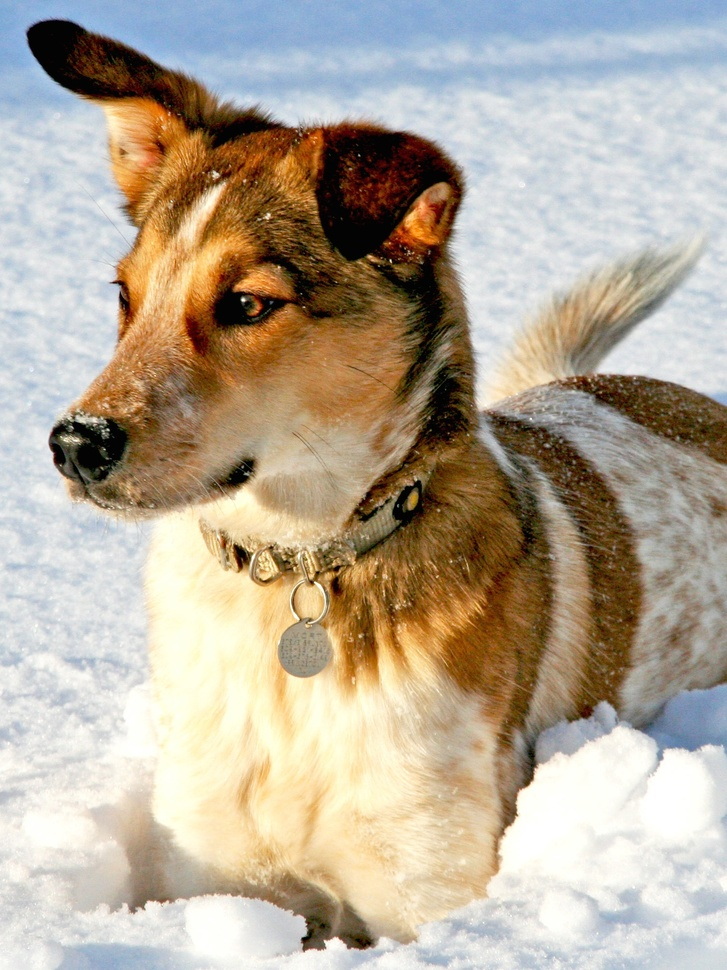
#> input picture src/dog.jpg, 727 x 970 px, shrunk from 1500 x 2000 before the run
$ jupyter execute --allow-errors 'Interpolation tutorials.ipynb'
#> lines starting #> are read from the running program, lines starting #| are printed output that depends on the picture
[cell 1]
import numpy as np

def bilinear_interpolation(x, y, points):
    """
    Perform bilinear interpolation.

    Parameters:
    x, y: coordinates of the point to interpolate
    points: a list of four points in the format [(x1, y1, value1), ..., (x4, y4, value4)]
    """

    # Sorting points to ensure they are in the correct order
    points = sorted(points)  # Sort by x, then by y

    # Extracting known points
    x1, y1, q11 = points[0]
    x2, y2, q21 = points[1]
    x3, y3, q12 = points[2]
    x4, y4, q22 = points[3]

    # Bilinear interpolation formula
    return (q11 * (x2 - x) * (y2 - y) +
            q21 * (x - x1) * (y2 - y) +
            q12 * (x2 - x) * (y - y1) +
            q22 * (x - x1) * (y - y1)) / ((x2 - x1) * (y2 - y1))

# Example usage
points = [(0, 0, 1), (1, 0, 2), (0, 1, 3), (1, 1, 4)]
x, y = 0.5, 0.5
#> (the rest of this cell did not finish here and is left out)

[cell 2]
from PIL import Image
import numpy as np

def resize_image(input_image_path, output_image_path, new_width, new_height):
#> called with input_image_path = 'dog.jpg', output_image_path = 'path_to_output_image.jpg', new_width = 200, new_height = 200
    with Image.open(input_image_path) as image:
        # Convert to numpy array
#> image is the input picture: PIL image 727x970 RGB; mean R, G, B 181.4, 169.5, 152
        data = np.asarray(image)

        # Get original dimensions
        old_height, old_width, num_channels = data.shape

        # Create a new array for the resized image
        resized_data = np.zeros((new_height, new_width, num_channels), dtype=np.uint8)

        for i in range(new_height):
            for j in range(new_width):
                # Map points to the original image
                x = (i / new_height) * old_height
                y = (j / new_width) * old_width

                # Calculate the nearest four points
                x1 = int(np.floor(x))
                y1 = int(np.floor(y))
                x2 = min(x1 + 1, old_height - 1)
                y2 = min(y1 + 1, old_width - 1)

                # Bilinear interpolation for each channel
                for c in range(num_channels):
                    q11 = data[x1, y1, c]
                    q21 = data[x2, y1, c]
                    q12 = data[x1, y2, c]
                    q22 = data[x2, y2, c]

                    val = ((q11 * (x2 - x) * (y2 - y) +
                            q21 * (x - x1) * (y2 - y) +
                            q12 * (x2 - x) * (y - y1) +
                            q22 * (x - x1) * (y - y1))
                           / ((x2 - x1) * (y2 - y1)))
                    resized_data[i, j, c] = int(val)
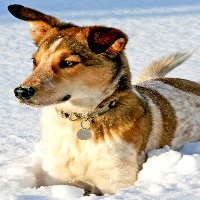
#> resized_data: shape (200, 200, 3); mean R, G, B 180.8, 169, 151.6

        # Convert back to an image and save
        resized_image = Image.fromarray(resized_data)
        resized_image.save(output_image_path)

# Example usage
resize_image('dog.jpg', 'path_to_output_image.jpg', 200, 200)

[cell 3]
import matplotlib.pyplot as plt
import numpy as np

# Assuming you have the 'bilinear_interpolation' function from the previous example

# Create a grid
x_values = np.linspace(0, 1, 10)
y_values = np.linspace(0, 1, 10)
z_values = np.zeros((len(x_values), len(y_values)))

# Define the known points
points = [(0, 0, 1), (1, 0, 2), (0, 1, 3), (1, 1, 4)]

# Interpolate values over the grid
for i, x in enumerate(x_values):
    for j, y in enumerate(y_values):
        z_values[i, j] = bilinear_interpolation(x, y, points)

# Plot
plt.imshow(z_values, extent=(0, 1, 0, 1), origin='lower')
plt.colorbar(label='Interpolated Value')
plt.title('Bilinear Interpolation Over a Grid')
plt.xlabel('X-axis')
plt.ylabel('Y-axis')
plt.show()
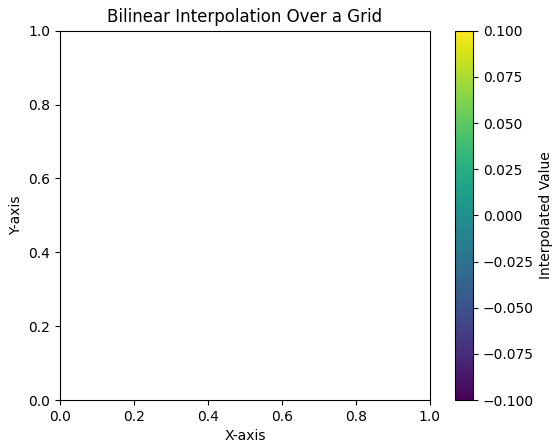
#> figure drawn by matplotlib, 2 panels

[cell 4]
from PIL import Image
import matplotlib.pyplot as plt

# Assuming you have the 'resize_image' function from the previous example

# Define paths
input_image_path = 'path_to_input_image.jpg'
resized_image_path = 'path_to_resized_image.jpg'

# Resize image
#> (the rest of this cell did not finish here and is left out)


# Load and display images
original_image = Image.open(input_image_path)
resized_image = Image.open(resized_image_path)

# Display side by side
plt.figure(figsize=(12, 6))
plt.subplot(1, 2, 1)
plt.imshow(original_image)
plt.title('Original Image')
plt.axis('off')

plt.subplot(1, 2, 2)
plt.imshow(resized_image)
plt.title('Resized Image')
plt.axis('off')

plt.show()

[cell 5]
import numpy as np
import matplotlib.pyplot as plt

def bilinear_interpolate(image, x, y):
#> called with image = array of shape (10, 10), x = 5.3, y = 6.8
    x0, y0 = int(x), int(y)
    x1, y1 = x0 + 1, y0 + 1

    Ia, Ib, Ic, Id = image[x0, y0], image[x0, y1], image[x1, y0], image[x1, y1]
#> Ia = 0.653; Ib = 0.253; Ic = 0.821; Id = 0.0971
    wa, wb, wc, wd = (x1 - x) * (y1 - y), (x1 - x) * (y - y0), (x - x0) * (y1 - y), (x - x0) * (y - y0)

    return wa * Ia + wb * Ib + wc * Ic + wd * Id

# Example usage
image = np.random.rand(10, 10)  # a random image
x, y = 5.3, 6.8
interpolated_value = bilinear_interpolate(image, x, y)
#> interpolated_value = 0.306
interpolated_value
#> Out = 0.306

[cell 6]
# Bicubic interpolation is more complex and would involve using Scipy's griddata or similar methods
from scipy.interpolate import griddata

def bicubic_interpolate(image, x, y):
#> called with image = array of shape (10, 10), x = 5.3, y = 6.8
    grid_x, grid_y = np.mgrid[0:image.shape[0], 0:image.shape[1]]
    points = np.vstack((grid_x.ravel(), grid_y.ravel())).T
    values = image.ravel()
#> values = 100 values, max 0.988 at index 52, min 0.0047 at index 99, mean 0.473
    return griddata(points, values, (x, y), method='cubic')

# Example usage
interpolated_value = bicubic_interpolate(image, 5.3, 6.8)
#> interpolated_value = 0.379
interpolated_value
#> Out = 0.379

[cell 7]
# Using PyKrige library for Kriging
from pykrige.ok import OrdinaryKriging
import pandas as pd

# Example data
data = pd.DataFrame({'X': [0, 1, 2], 'Y': [0, 1, 4], 'Z': [5, 3, 8]})

# Create an Ordinary Kriging model
#> (the rest of this cell did not finish here and is left out)

[cell 8]
from scipy.interpolate import Rbf

# Example data
x, y, z = np.array([0, 1, 2]), np.array([0, 1, 4]), np.array([5, 3, 8])

# RBF interpolation
rbf = Rbf(x, y, z, function='linear')
xi, yi = np.mgrid[0:3:1, 0:5:1]
zi = rbf(xi, yi)

[cell 9]
import numpy as np
import matplotlib.pyplot as plt

def bilinear_interpolate(image, x, y):
    x0, y0 = int(x), int(y)
    x1, y1 = x0 + 1, y0 + 1

    if x1 >= image.shape[1]:
        x1 = x0
    if y1 >= image.shape[0]:
        y1 = y0

    Ia, Ib, Ic, Id = image[y0, x0], image[y1, x0], image[y0, x1], image[y1, x1]
    wa, wb, wc, wd = (x1 - x) * (y1 - y), (x1 - x) * (y - y0), (x - x0) * (y1 - y), (x - x0) * (y - y0)

    return wa * Ia + wb * Ib + wc * Ic + wd * Id

# Example usage
image = np.random.rand(10, 10)  # a random image
x, y = 5.3, 6.8
interpolated_value = bilinear_interpolate(image, x, y)

# Visualization
plt.imshow(image, cmap='gray')
plt.colorbar(label='Pixel Value')
plt.scatter([x], [y], color='red')  # interpolated point
plt.text(x+0.2, y, f'Interpolated\nValue: {interpolated_value:.2f}', color='red')

# Marking the nearby grid points
for px, py in [(int(x), int(y)), (int(x)+1, int(y)), (int(x), int(y)+1), (int(x)+1, int(y)+1)]:
    if px < image.shape[1] and py < image.shape[0]:
        plt.scatter([px], [py], color='blue')
        plt.text(px+0.2, py, f'{image[py, px]:.2f}', color='blue')

plt.title('Bilinear Interpolation Visualization')
plt.xlabel('X-axis')
plt.ylabel('Y-axis')
plt.show()

[cell 10]
import numpy as np
from scipy.interpolate import griddata
import matplotlib.pyplot as plt

def bicubic_interpolate(image, x, y):
    """
    Perform bicubic interpolation on an image at a specific point (x, y).

    :param image: 2D numpy array representing the image
    :param x: x-coordinate for interpolation
    :param y: y-coordinate for interpolation
    :return: interpolated value at point (x, y)
    """
    grid_x, grid_y = np.mgrid[0:image.shape[0], 0:image.shape[1]]
    points = np.vstack((grid_x.ravel(), grid_y.ravel())).T
    values = image.ravel()
    return griddata(points, values, (x, y), method='cubic')

# Create a sample image for demonstration
image = np.random.rand(10, 10)  # A 10x10 random image

# Define the point for interpolation
x, y = 5.3, 6.8

# Perform bicubic interpolation
interpolated_value = bicubic_interpolate(image, x, y)

# Visualization
plt.imshow(image, cmap='gray')
plt.colorbar(label='Pixel Value')
plt.scatter([x], [y], color='red')  # Highlight the interpolated point
plt.text(x + 0.2, y, f'Interpolated Value: {interpolated_value:.2f}', color='red')
plt.title('Bicubic Interpolation Visualization')
plt.xlabel('X-axis')
plt.ylabel('Y-axis')
plt.show()

[cell 11]
import numpy as np
from scipy.interpolate import Rbf
import matplotlib.pyplot as plt

# Step 1: Setup Example Data
# Example data points
x, y, z = np.array([0, 1, 2]), np.array([0, 1, 4]), np.array([5, 3, 8])

# Step 2: Perform RBF Interpolation
# Creating the RBF interpolator
rbf = Rbf(x, y, z, function='linear')
# Defining the grid for interpolation
xi, yi = np.mgrid[0:3:1, 0:5:1]
# Performing the interpolation
zi = rbf(xi, yi)

# Step 3: Visualization
# Plotting the original data points
plt.scatter(x, y, c=z, s=100, edgecolor='black', label='Original Data Points')
# Plotting the interpolated surface
plt.imshow(zi, extent=[0, 2, 0, 4], origin='lower', cmap='viridis')
plt.colorbar(label='Interpolated Value')
# Additional plot settings
plt.title('RBF Interpolation Visualization')
plt.xlabel('X-axis')
plt.ylabel('Y-axis')
plt.legend()
plt.show()
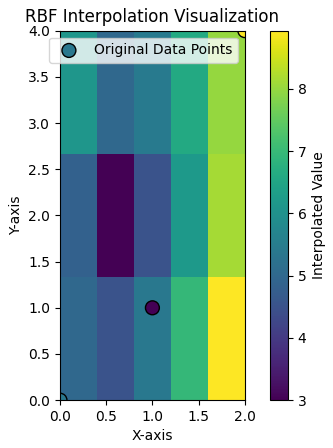
#> figure drawn by matplotlib, 2 panels

[cell 12]
import numpy as np
import matplotlib.pyplot as plt
from mpl_toolkits.mplot3d import Axes3D
from scipy.interpolate import griddata

# Step 1: Generate Gaussian Data
def gaussian_2d(x, y, x0, y0, xsig, ysig):
    return np.exp(-0.5 * (((x - x0) / xsig)**2 + ((y - y0) / ysig)**2))

x = np.linspace(0, 5, 50)
y = np.linspace(0, 5, 50)
x, y = np.meshgrid(x, y)
z = gaussian_2d(x, y, 2.5, 2.5, 1, 1)

# Step 2: Sample Sparsely
# Randomly select a number of points from the Gaussian data
np.random.seed(0)
indices = np.random.choice(x.size, size=200, replace=False)
sparse_x, sparse_y, sparse_z = x.ravel()[indices], y.ravel()[indices], z.ravel()[indices]

# Step 3: Interpolate
# Create a dense grid
xi, yi = np.linspace(0, 5, 100), np.linspace(0, 5, 100)
xi, yi = np.meshgrid(xi, yi)
zi = griddata((sparse_x, sparse_y), sparse_z, (xi, yi), method='cubic')

# Step 4: Visualization
fig = plt.figure(figsize=(12, 6))

# Plot sparse data
ax1 = fig.add_subplot(121, projection='3d')
ax1.scatter(sparse_x, sparse_y, sparse_z, color='red')
ax1.set_title('Sparse Gaussian Data')
ax1.set_xlabel('X')
ax1.set_ylabel('Y')
ax1.set_zlabel('Z')

# Plot interpolated data
ax2 = fig.add_subplot(122, projection='3d')
surf = ax2.plot_surface(xi, yi, zi, cmap='viridis', edgecolor='none')
fig.colorbar(surf, ax=ax2, shrink=0.5, aspect=5)
ax2.set_title('Interpolated Data on Dense Grid')
ax2.set_xlabel('X')
ax2.set_ylabel('Y')
ax2.set_zlabel('Z')

plt.show()
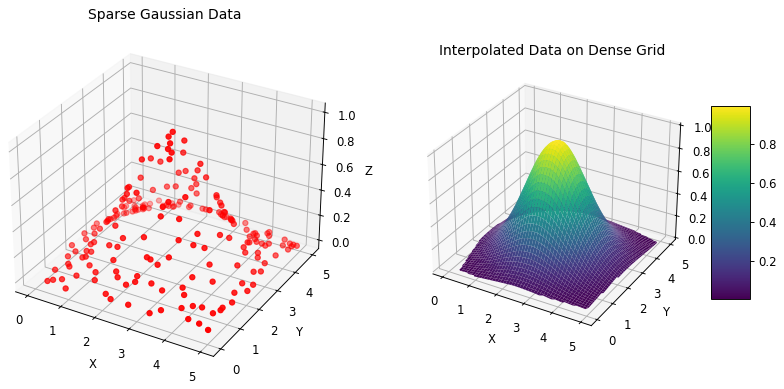
#> figure drawn by matplotlib, 3 panels

[cell 13]
import numpy as np
import matplotlib.pyplot as plt
from scipy.interpolate import griddata

# Step 1: Create Sparse Data Points
# Define 2x2 grid of points
x = np.array([0, 1])
y = np.array([0, 1])
x, y = np.meshgrid(x, y)
z = np.array([[1, 2], [3, 4]])  # Example values on the grid

# Flatten the arrays for interpolation
points = np.vstack((x.ravel(), y.ravel())).T
values = z.ravel()

# Step 2: Interpolate onto a Dense Grid
# Create a dense grid
xi, yi = np.linspace(0, 1, 50), np.linspace(0, 1, 50)
xi, yi = np.meshgrid(xi, yi)
zi = griddata(points, values, (xi, yi), method='linear')

# Step 3: Visualize the Results
fig = plt.figure(figsize=(8, 6))
ax = fig.add_subplot(111, projection='3d')

# Plot interpolated data as surface
surf = ax.plot_surface(xi, yi, zi, cmap='viridis', edgecolor='none')

# Plot original sparse data as points
ax.scatter(x, y, z, color='red', s=50)

# Add color bar and labels
fig.colorbar(surf, ax=ax, shrink=0.5, aspect=5)
ax.set_title('Bilinear Interpolation from 2x2 Sparse Data Points')
ax.set_xlabel('X-axis')
ax.set_ylabel('Y-axis')
ax.set_zlabel('Z-axis')

plt.show()
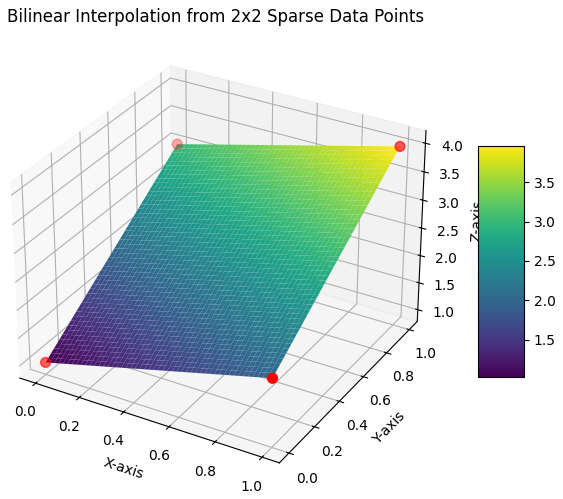
#> figure drawn by matplotlib, 2 panels

[cell 14]
import numpy as np
import matplotlib.pyplot as plt
from scipy.interpolate import griddata

# Step 1: Create Sparse Data Points
# Define a 2x2 grid of points
x = np.array([0, 0, 1, 1])
y = np.array([0, 1, 0, 1])
z = np.array([1, 2, 3, 4])  # Example values at the corners of the unit square

# Step 2: Create a Dense Grid for Interpolation
xi, yi = np.linspace(0, 1, 100), np.linspace(0, 1, 100)
xi, yi = np.meshgrid(xi, yi)

# Step 3: Perform Bilinear Interpolation
zi = griddata((x, y), z, (xi, yi), method='linear')

# Step 4: Generate the Contour Plot with Labels
plt.figure(figsize=(6, 5))
contour = plt.contourf(xi, yi, zi, levels=15, cmap='Spectral')
plt.colorbar(contour)

# Add contour labels
plt.contour(xi, yi, zi, levels=15, colors='black', linewidths=0.5)
plt.clabel(plt.contour(xi, yi, zi, levels=15, colors='black', linewidths=0.5), inline=True, fontsize=8)

# Step 5: Add Plot Titles and Labels
plt.title('Graph of Interpolant on Unit Square')
plt.xlabel('x')
plt.ylabel('y')

# Step 6: Show the Plot
plt.show()
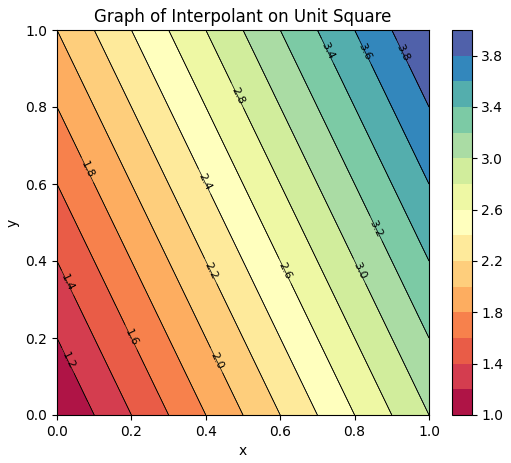
#> figure drawn by matplotlib, 2 panels

[cell 15]
import numpy as np
import matplotlib.pyplot as plt
from scipy.interpolate import griddata

# Step 1: Create Sparse Data Points
# Define a 2x2 grid of points
x = np.array([0, 0, 1, 1])
y = np.array([0, 1, 0, 1])
z = np.array([8, 0, -1, 5])  # Example values at the corners of the unit square

# Step 2: Create a Dense Grid for Interpolation
xi, yi = np.linspace(0, 1, 100), np.linspace(0, 1, 100)
xi, yi = np.meshgrid(xi, yi)

# Step 3: Perform Bilinear Interpolation
zi = griddata((x, y), z, (xi, yi), method='linear')

# Step 4: Generate the Contour Plot with Labels
plt.figure(figsize=(6, 5))
contour = plt.contourf(xi, yi, zi, levels=15, cmap='Spectral')
plt.colorbar(contour)

# Add contour labels
plt.contour(xi, yi, zi, levels=15, colors='black', linewidths=0.5)
plt.clabel(plt.contour(xi, yi, zi, levels=15, colors='black', linewidths=0.5), inline=True, fontsize=8)

# Step 5: Add Plot Titles and Labels
plt.title('Graph of Interpolant on Unit Square')
plt.xlabel('x')
plt.ylabel('y')

# Step 6: Show the Plot
plt.show()
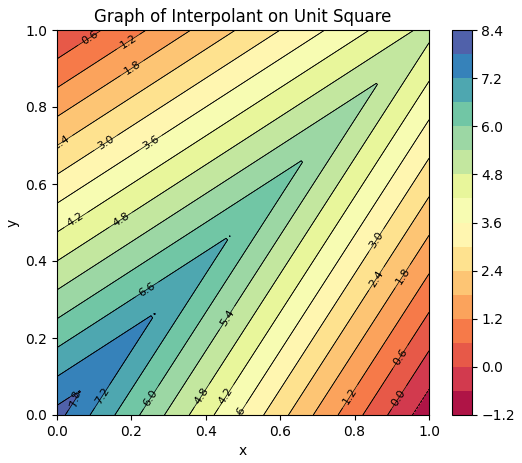
#> figure drawn by matplotlib, 2 panels

[cell 16]
import numpy as np
import matplotlib.pyplot as plt

# Step 1: Define the bilinear interpolation function
def bilinear_interpolation(x, y, v, xi, yi):
    x1, x2 = x
    y1, y2 = y
    q11, q12, q21, q22 = v

    return (q11 * (x2 - xi) * (y2 - yi) +
            q21 * (xi - x1) * (y2 - yi) +
            q12 * (x2 - xi) * (yi - y1) +
            q22 * (xi - x1) * (yi - y1)) / ((x2 - x1) * (y2 - y1))

# Step 2: Define sparse data points
# Corners of the unit square
x = np.array([0, 1, 0, 1])
y = np.array([0, 0, 1, 1])
# Values at the corners
# z = np.array([1, 2, 3, 4])
z = np.array([2, 0, -1, 5])  # Example values at the corners of the unit square

# Step 3: Create a dense grid of points where we want to interpolate
xi = np.linspace(0, 1, 100)
yi = np.linspace(0, 1, 100)
xi, yi = np.meshgrid(xi, yi)

# Step 4: Perform bilinear interpolation over the grid
zi = np.array([[bilinear_interpolation((0, 1), (0, 1), (2, 0, -1, 5), xj, yj) for xj in xi[0]] for yj in yi[:, 0]])

# Step 5: Generate the contour plot with labels
plt.figure(figsize=(6, 5))
contour = plt.contourf(xi, yi, zi, levels=15, cmap='Spectral')
plt.colorbar(contour)
plt.contour(xi, yi, zi, levels=15, colors='black', linewidths=0.5)
plt.clabel(plt.contour(xi, yi, zi, levels=15, colors='black', linewidths=0.5), inline=True, fontsize=8)

# Step 6: Add titles and labels
plt.title('Graph of Bilinear Interpolant on Unit Square')
plt.xlabel('x')
plt.ylabel('y')

# Step 7: Show the plot
plt.show()
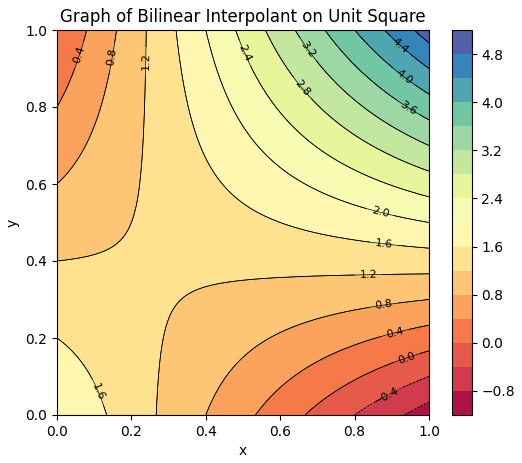
#> figure drawn by matplotlib, 2 panels

[cell 17]
import numpy as np
import matplotlib.pyplot as plt

# Step 1: Define a bilinear interpolation function.
def bilinear_interpolation(x, y, v, xi, yi):
    x1, x2, y1, y2 = x[0], x[1], y[0], y[1]
    q11, q21, q12, q22 = v[0], v[1], v[2], v[3]

    return (q11 * (x2 - xi) * (y2 - yi) +
            q21 * (xi - x1) * (y2 - yi) +
            q12 * (x2 - xi) * (yi - y1) +
            q22 * (xi - x1) * (yi - y1)) / ((x2 - x1) * (y2 - y1))

# Step 2: Define the sparse 2x2 data points.
x = np.array([0, 1])
y = np.array([0, 1])
z = np.array([1, 2, 3, 4])  # Values at the 2x2 grid corners

# Step 3: Create a dense grid.
xi = np.linspace(x.min(), x.max(), 100)
yi = np.linspace(y.min(), y.max(), 100)
xi, yi = np.meshgrid(xi, yi)

# Step 4: Apply bilinear interpolation over the dense grid.
zi = np.array([[bilinear_interpolation(x, y, z, xj, yj) for xj in xi[0]] for yj in yi[:, 0]])

# Step 5: Generate the contour plot.
plt.figure(figsize=(8, 6))
contour = plt.contourf(xi, yi, zi, levels=20, cmap='viridis')
plt.colorbar(contour)
plt.title('Bilinear Interpolation on a Dense Grid from 2x2 Data Points')
plt.xlabel('X-axis')
plt.ylabel('Y-axis')

# Optional: Plot the original sparse grid points.
plt.scatter(x.repeat(2), y.repeat(2), color='red', zorder=10)

plt.show()
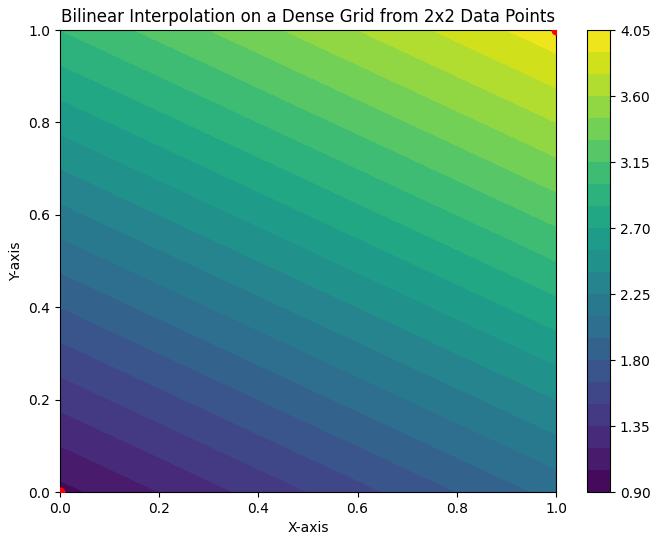
#> figure drawn by matplotlib, 2 panels

[cell 18]
import numpy as np
import matplotlib.pyplot as plt

# Step 1: Define the bilinear interpolation function
def bilinear_interpolation(x, y, v, xi, yi):
    x1, x2 = x
    y1, y2 = y
    q11, q12, q21, q22 = v
    f1 = (q11 * (x2 - xi) + q21 * (xi - x1))/(x2 - x1)
    f2 = (q12 * (x2 - xi) + q22 * (xi - x1))/(x2 - x1)

    return (f1 * (y2 - yi) + f2 * (yi - y1)) / (y2 - y1)


# Step 2: Define sparse data points
# Corners of the unit square
x1, x2 = 0, 1
y1, y2 = 0, 1
# Values at the corners
z = np.array([3, 0, 1, 5])  # Example values at the corners of the unit square
# (x1,y1),(x1,y2)(x2,y1),(x2,y2)

# Step 3: Create a dense grid of points where we want to interpolate
xi = np.linspace(x1, x2, 100)
yi = np.linspace(y1, y2, 100)
xi, yi = np.meshgrid(xi, yi)

# Step 4: Perform bilinear interpolation over the grid
zi = np.array([[bilinear_interpolation((x1, x2), (y1, y2), z, xj, yj) for xj in xi[0]] for yj in yi[:, 0]])

# Step 5: Generate the contour plot with labels
plt.figure(figsize=(6, 5))
contour = plt.contourf(xi, yi, zi, levels=15, cmap='Spectral')
plt.colorbar(contour)
plt.contour(xi, yi, zi, levels=15, colors='black', linewidths=0.5)
plt.clabel(plt.contour(xi, yi, zi, levels=15, colors='black', linewidths=0.5), inline=True, fontsize=8)

# Step 6: Add titles and labels
plt.title('Graph of Bilinear Interpolant on Unit Square')
plt.xlabel('x')
plt.ylabel('y')

# Step 7: Show the plot
plt.show()
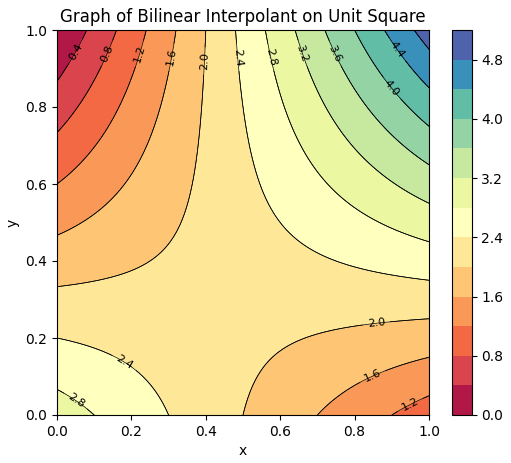
#> figure drawn by matplotlib, 2 panels
#> (the rest of the program and of its run is left out)
